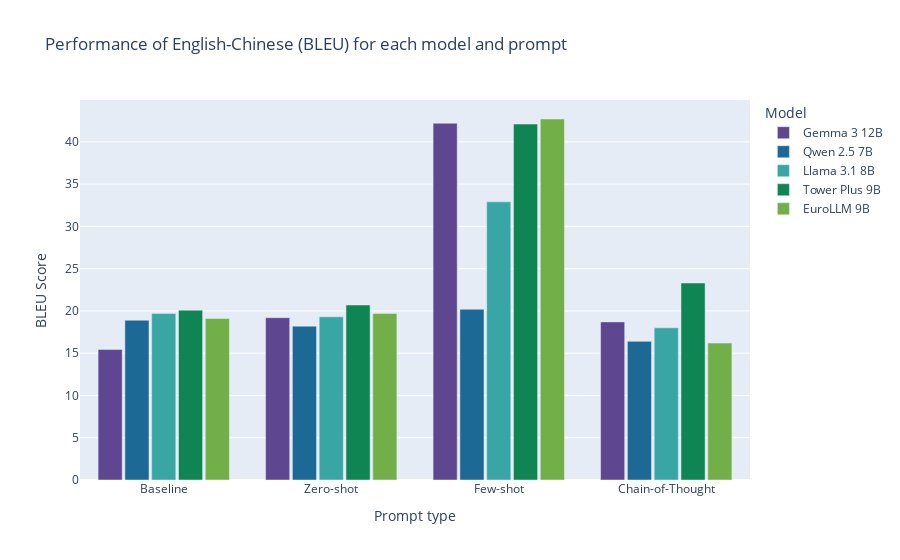
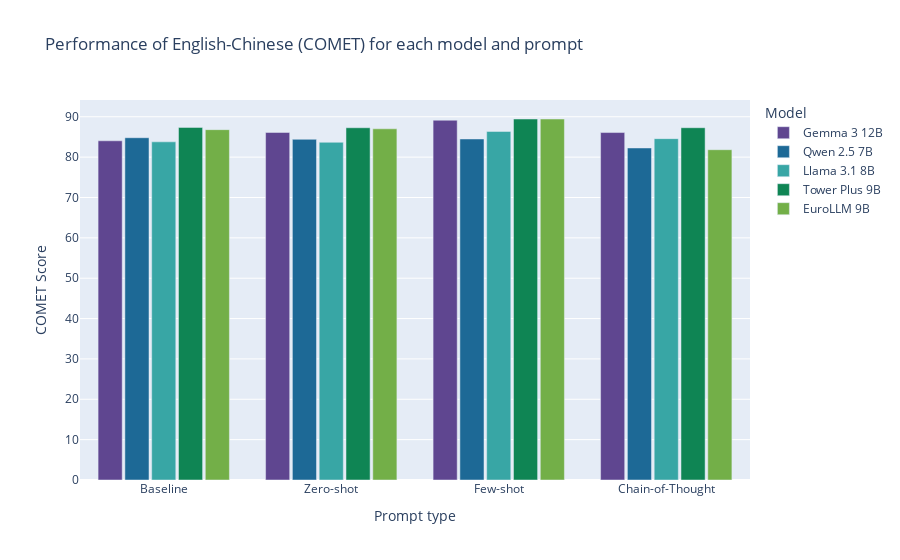
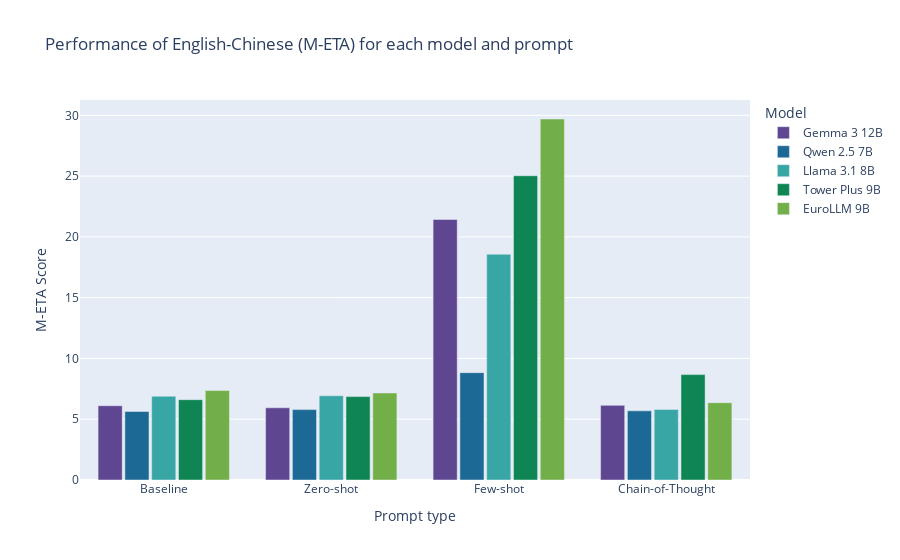
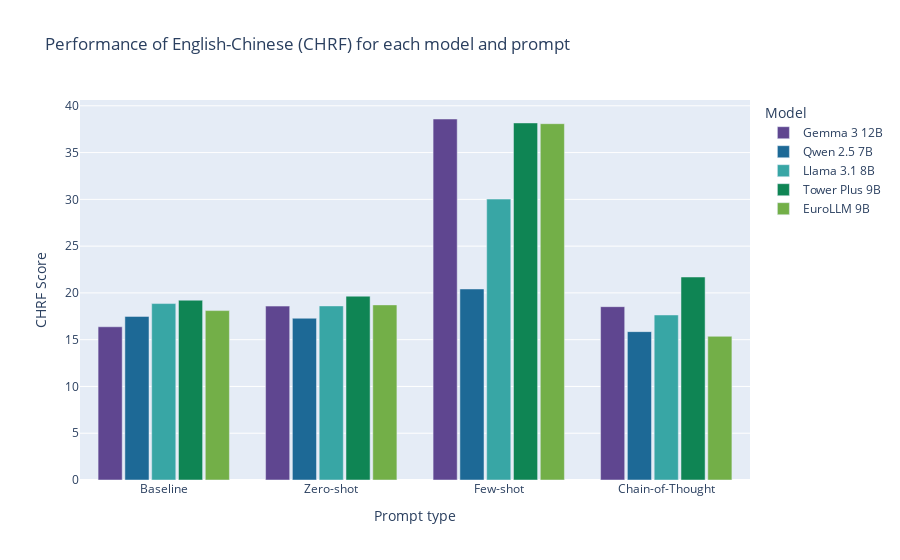

Notebook cell for these charts, in order:
### Code cell
# --- Voorbeelden ---

# 1. Bekijk hoe modellen presteren op Duits met de BLEU score
plot_specific_scenario("Chinese", "BLEU")

# 2. Bekijk Chinees met de COMET score (vaak interessanter voor kwaliteit)
plot_specific_scenario("Chinese", "COMET")

# 3. Bekijk Turks met de m-ETA score
plot_specific_scenario("Chinese", "M-ETA")

# 4. Bekijk Spaans met CHRF
plot_specific_scenario("Chinese", "CHRF")

### Figure 1 — Plotly figure (JSON) as saved in the notebook; plotly's stock layout.template omitted (floating-point values rounded to 4 significant figures)
{"data": [{"alignmentgroup": "True", "customdata": [["Gemma 3 12B"], ["Gemma 3 12B"], ["Gemma 3 12B"], ["Gemma 3 12B"]], "hovertemplate": "Model=%{customdata[0]}<br>Prompt=%{x}<br>Score=%{y}<extra></extra>", "legendgroup": "Gemma 3 12B", "marker": {"color": "rgb(95, 70, 144)", "pattern": {"shape": ""}}, "name": "Gemma 3 12B", "offsetgroup": "Gemma 3 12B", "orientation": "v", "showlegend": true, "textposition": "auto", "type": "bar", "x": ["Baseline", "Zero-shot", "Few-shot", "Chain-of-Thought"], "xaxis": "x", "y": [15.44, 19.2, 42.2, 18.7], "yaxis": "y"}, {"alignmentgroup": "True", "customdata": [["Qwen 2.5 7B"], ["Qwen 2.5 7B"], ["Qwen 2.5 7B"], ["Qwen 2.5 7B"]], "hovertemplate": "Model=%{customdata[0]}<br>Prompt=%{x}<br>Score=%{y}<extra></extra>", "legendgroup": "Qwen 2.5 7B", "marker": {"color": "rgb(29, 105, 150)", "pattern": {"shape": ""}}, "name": "Qwen 2.5 7B", "offsetgroup": "Qwen 2.5 7B", "orientation": "v", "showlegend": true, "textposition": "auto", "type": "bar", "x": ["Baseline", "Zero-shot", "Few-shot", "Chain-of-Thought"], "xaxis": "x", "y": [18.9, 18.2, 20.2, 16.4], "yaxis": "y"}, {"alignmentgroup": "True", "customdata": [["Llama 3.1 8B"], ["Llama 3.1 8B"], ["Llama 3.1 8B"], ["Llama 3.1 8B"]], "hovertemplate": "Model=%{customdata[0]}<br>Prompt=%{x}<br>Score=%{y}<extra></extra>", "legendgroup": "Llama 3.1 8B", "marker": {"color": "rgb(56, 166, 165)", "pattern": {"shape": ""}}, "name": "Llama 3.1 8B", "offsetgroup": "Llama 3.1 8B", "orientation": "v", "showlegend": true, "textposition": "auto", "type": "bar", "x": ["Baseline", "Zero-shot", "Few-shot", "Chain-of-Thought"], "xaxis": "x", "y": [19.7, 19.3, 32.9, 18.0], "yaxis": "y"}, {"alignmentgroup": "True", "customdata": [["Tower Plus 9B"], ["Tower Plus 9B"], ["Tower Plus 9B"], ["Tower Plus 9B"]], "hovertemplate": "Model=%{customdata[0]}<br>Prompt=%{x}<br>Score=%{y}<extra></extra>", "legendgroup": "Tower Plus 9B", "marker": {"color": "rgb(15, 133, 84)", "pattern": {"shape": ""}}, "name": "Tower Plus 9B", "offsetgroup": "Tower Plus 9B", "orientation": "v", "showlegend": true, "textposition": "auto", "type": "bar", "x": ["Baseline", "Zero-shot", "Few-shot", "Chain-of-Thought"], "xaxis": "x", "y": [20.09, 20.7, 42.1, 23.3], "yaxis": "y"}, {"alignmentgroup": "True", "customdata": [["EuroLLM 9B"], ["EuroLLM 9B"], ["EuroLLM 9B"], ["EuroLLM 9B"]], "hovertemplate": "Model=%{customdata[0]}<br>Prompt=%{x}<br>Score=%{y}<extra></extra>", "legendgroup": "EuroLLM 9B", "marker": {"color": "rgb(115, 175, 72)", "pattern": {"shape": ""}}, "name": "EuroLLM 9B", "offsetgroup": "EuroLLM 9B", "orientation": "v", "showlegend": true, "textposition": "auto", "type": "bar", "x": ["Baseline", "Zero-shot", "Few-shot", "Chain-of-Thought"], "xaxis": "x", "y": [19.1, 19.7, 42.7, 16.2], "yaxis": "y"}], "layout": {"bargap": 0.2, "bargroupgap": 0.1, "barmode": "group", "legend": {"title": {"text": "Model"}, "tracegroupgap": 0}, "title": {"text": "Performance of English-Chinese (BLEU) for each model and prompt"}, "xaxis": {"anchor": "y", "categoryarray": ["Baseline", "Zero-shot", "Few-shot", "Chain-of-Thought"], "categoryorder": "array", "domain": [0, 1], "title": {"text": "Prompt type"}}, "yaxis": {"anchor": "x", "domain": [0, 1], "title": {"text": "BLEU Score"}}}}

### Figure 2 — Plotly figure (JSON) as saved in the notebook; plotly's stock layout.template omitted (floating-point values rounded to 4 significant figures)
{"data": [{"alignmentgroup": "True", "customdata": [["Gemma 3 12B"], ["Gemma 3 12B"], ["Gemma 3 12B"], ["Gemma 3 12B"]], "hovertemplate": "Model=%{customdata[0]}<br>Prompt=%{x}<br>Score=%{y}<extra></extra>", "legendgroup": "Gemma 3 12B", "marker": {"color": "rgb(95, 70, 144)", "pattern": {"shape": ""}}, "name": "Gemma 3 12B", "offsetgroup": "Gemma 3 12B", "orientation": "v", "showlegend": true, "textposition": "auto", "type": "bar", "x": ["Baseline", "Zero-shot", "Few-shot", "Chain-of-Thought"], "xaxis": "x", "y": [84.05, 86.12, 89.15, 86.09], "yaxis": "y"}, {"alignmentgroup": "True", "customdata": [["Qwen 2.5 7B"], ["Qwen 2.5 7B"], ["Qwen 2.5 7B"], ["Qwen 2.5 7B"]], "hovertemplate": "Model=%{customdata[0]}<br>Prompt=%{x}<br>Score=%{y}<extra></extra>", "legendgroup": "Qwen 2.5 7B", "marker": {"color": "rgb(29, 105, 150)", "pattern": {"shape": ""}}, "name": "Qwen 2.5 7B", "offsetgroup": "Qwen 2.5 7B", "orientation": "v", "showlegend": true, "textposition": "auto", "type": "bar", "x": ["Baseline", "Zero-shot", "Few-shot", "Chain-of-Thought"], "xaxis": "x", "y": [84.81, 84.42, 84.5, 82.27], "yaxis": "y"}, {"alignmentgroup": "True", "customdata": [["Llama 3.1 8B"], ["Llama 3.1 8B"], ["Llama 3.1 8B"], ["Llama 3.1 8B"]], "hovertemplate": "Model=%{customdata[0]}<br>Prompt=%{x}<br>Score=%{y}<extra></extra>", "legendgroup": "Llama 3.1 8B", "marker": {"color": "rgb(56, 166, 165)", "pattern": {"shape": ""}}, "name": "Llama 3.1 8B", "offsetgroup": "Llama 3.1 8B", "orientation": "v", "showlegend": true, "textposition": "auto", "type": "bar", "x": ["Baseline", "Zero-shot", "Few-shot", "Chain-of-Thought"], "xaxis": "x", "y": [83.79, 83.68, 86.37, 84.58], "yaxis": "y"}, {"alignmentgroup": "True", "customdata": [["Tower Plus 9B"], ["Tower Plus 9B"], ["Tower Plus 9B"], ["Tower Plus 9B"]], "hovertemplate": "Model=%{customdata[0]}<br>Prompt=%{x}<br>Score=%{y}<extra></extra>", "legendgroup": "Tower Plus 9B", "marker": {"color": "rgb(15, 133, 84)", "pattern": {"shape": ""}}, "name": "Tower Plus 9B", "offsetgroup": "Tower Plus 9B", "orientation": "v", "showlegend": true, "textposition": "auto", "type": "bar", "x": ["Baseline", "Zero-shot", "Few-shot", "Chain-of-Thought"], "xaxis": "x", "y": [87.37, 87.28, 89.45, 87.29], "yaxis": "y"}, {"alignmentgroup": "True", "customdata": [["EuroLLM 9B"], ["EuroLLM 9B"], ["EuroLLM 9B"], ["EuroLLM 9B"]], "hovertemplate": "Model=%{customdata[0]}<br>Prompt=%{x}<br>Score=%{y}<extra></extra>", "legendgroup": "EuroLLM 9B", "marker": {"color": "rgb(115, 175, 72)", "pattern": {"shape": ""}}, "name": "EuroLLM 9B", "offsetgroup": "EuroLLM 9B", "orientation": "v", "showlegend": true, "textposition": "auto", "type": "bar", "x": ["Baseline", "Zero-shot", "Few-shot", "Chain-of-Thought"], "xaxis": "x", "y": [86.81, 87.02, 89.45, 81.84], "yaxis": "y"}], "layout": {"bargap": 0.2, "bargroupgap": 0.1, "barmode": "group", "legend": {"title": {"text": "Model"}, "tracegroupgap": 0}, "title": {"text": "Performance of English-Chinese (COMET) for each model and prompt"}, "xaxis": {"anchor": "y", "categoryarray": ["Baseline", "Zero-shot", "Few-shot", "Chain-of-Thought"], "categoryorder": "array", "domain": [0, 1], "title": {"text": "Prompt type"}}, "yaxis": {"anchor": "x", "domain": [0, 1], "title": {"text": "COMET Score"}}}}

### Figure 3 — Plotly figure (JSON) as saved in the notebook; plotly's stock layout.template omitted (floating-point values rounded to 4 significant figures)
{"data": [{"alignmentgroup": "True", "customdata": [["Gemma 3 12B"], ["Gemma 3 12B"], ["Gemma 3 12B"], ["Gemma 3 12B"]], "hovertemplate": "Model=%{customdata[0]}<br>Prompt=%{x}<br>Score=%{y}<extra></extra>", "legendgroup": "Gemma 3 12B", "marker": {"color": "rgb(95, 70, 144)", "pattern": {"shape": ""}}, "name": "Gemma 3 12B", "offsetgroup": "Gemma 3 12B", "orientation": "v", "showlegend": true, "textposition": "auto", "type": "bar", "x": ["Baseline", "Zero-shot", "Few-shot", "Chain-of-Thought"], "xaxis": "x", "y": [6.11, 5.94, 21.43, 6.14], "yaxis": "y"}, {"alignmentgroup": "True", "customdata": [["Qwen 2.5 7B"], ["Qwen 2.5 7B"], ["Qwen 2.5 7B"], ["Qwen 2.5 7B"]], "hovertemplate": "Model=%{customdata[0]}<br>Prompt=%{x}<br>Score=%{y}<extra></extra>", "legendgroup": "Qwen 2.5 7B", "marker": {"color": "rgb(29, 105, 150)", "pattern": {"shape": ""}}, "name": "Qwen 2.5 7B", "offsetgroup": "Qwen 2.5 7B", "orientation": "v", "showlegend": true, "textposition": "auto", "type": "bar", "x": ["Baseline", "Zero-shot", "Few-shot", "Chain-of-Thought"], "xaxis": "x", "y": [5.64, 5.79, 8.83, 5.69], "yaxis": "y"}, {"alignmentgroup": "True", "customdata": [["Llama 3.1 8B"], ["Llama 3.1 8B"], ["Llama 3.1 8B"], ["Llama 3.1 8B"]], "hovertemplate": "Model=%{customdata[0]}<br>Prompt=%{x}<br>Score=%{y}<extra></extra>", "legendgroup": "Llama 3.1 8B", "marker": {"color": "rgb(56, 166, 165)", "pattern": {"shape": ""}}, "name": "Llama 3.1 8B", "offsetgroup": "Llama 3.1 8B", "orientation": "v", "showlegend": true, "textposition": "auto", "type": "bar", "x": ["Baseline", "Zero-shot", "Few-shot", "Chain-of-Thought"], "xaxis": "x", "y": [6.89, 6.93, 18.57, 5.81], "yaxis": "y"}, {"alignmentgroup": "True", "customdata": [["Tower Plus 9B"], ["Tower Plus 9B"], ["Tower Plus 9B"], ["Tower Plus 9B"]], "hovertemplate": "Model=%{customdata[0]}<br>Prompt=%{x}<br>Score=%{y}<extra></extra>", "legendgroup": "Tower Plus 9B", "marker": {"color": "rgb(15, 133, 84)", "pattern": {"shape": ""}}, "name": "Tower Plus 9B", "offsetgroup": "Tower Plus 9B", "orientation": "v", "showlegend": true, "textposition": "auto", "type": "bar", "x": ["Baseline", "Zero-shot", "Few-shot", "Chain-of-Thought"], "xaxis": "x", "y": [6.61, 6.86, 25.03, 8.67], "yaxis": "y"}, {"alignmentgroup": "True", "customdata": [["EuroLLM 9B"], ["EuroLLM 9B"], ["EuroLLM 9B"], ["EuroLLM 9B"]], "hovertemplate": "Model=%{customdata[0]}<br>Prompt=%{x}<br>Score=%{y}<extra></extra>", "legendgroup": "EuroLLM 9B", "marker": {"color": "rgb(115, 175, 72)", "pattern": {"shape": ""}}, "name": "EuroLLM 9B", "offsetgroup": "EuroLLM 9B", "orientation": "v", "showlegend": true, "textposition": "auto", "type": "bar", "x": ["Baseline", "Zero-shot", "Few-shot", "Chain-of-Thought"], "xaxis": "x", "y": [7.36, 7.16, 29.7, 6.36], "yaxis": "y"}], "layout": {"bargap": 0.2, "bargroupgap": 0.1, "barmode": "group", "legend": {"title": {"text": "Model"}, "tracegroupgap": 0}, "title": {"text": "Performance of English-Chinese (M-ETA) for each model and prompt"}, "xaxis": {"anchor": "y", "categoryarray": ["Baseline", "Zero-shot", "Few-shot", "Chain-of-Thought"], "categoryorder": "array", "domain": [0, 1], "title": {"text": "Prompt type"}}, "yaxis": {"anchor": "x", "domain": [0, 1], "title": {"text": "M-ETA Score"}}}}

### Figure 4 — Plotly figure (JSON) as saved in the notebook; plotly's stock layout.template omitted (floating-point values rounded to 4 significant figures)
{"data": [{"alignmentgroup": "True", "customdata": [["Gemma 3 12B"], ["Gemma 3 12B"], ["Gemma 3 12B"], ["Gemma 3 12B"]], "hovertemplate": "Model=%{customdata[0]}<br>Prompt=%{x}<br>Score=%{y}<extra></extra>", "legendgroup": "Gemma 3 12B", "marker": {"color": "rgb(95, 70, 144)", "pattern": {"shape": ""}}, "name": "Gemma 3 12B", "offsetgroup": "Gemma 3 12B", "orientation": "v", "showlegend": true, "textposition": "auto", "type": "bar", "x": ["Baseline", "Zero-shot", "Few-shot", "Chain-of-Thought"], "xaxis": "x", "y": [16.38, 18.59, 38.59, 18.53], "yaxis": "y"}, {"alignmentgroup": "True", "customdata": [["Qwen 2.5 7B"], ["Qwen 2.5 7B"], ["Qwen 2.5 7B"], ["Qwen 2.5 7B"]], "hovertemplate": "Model=%{customdata[0]}<br>Prompt=%{x}<br>Score=%{y}<extra></extra>", "legendgroup": "Qwen 2.5 7B", "marker": {"color": "rgb(29, 105, 150)", "pattern": {"shape": ""}}, "name": "Qwen 2.5 7B", "offsetgroup": "Qwen 2.5 7B", "orientation": "v", "showlegend": true, "textposition": "auto", "type": "bar", "x": ["Baseline", "Zero-shot", "Few-shot", "Chain-of-Thought"], "xaxis": "x", "y": [17.49, 17.29, 20.42, 15.86], "yaxis": "y"}, {"alignmentgroup": "True", "customdata": [["Llama 3.1 8B"], ["Llama 3.1 8B"], ["Llama 3.1 8B"], ["Llama 3.1 8B"]], "hovertemplate": "Model=%{customdata[0]}<br>Prompt=%{x}<br>Score=%{y}<extra></extra>", "legendgroup": "Llama 3.1 8B", "marker": {"color": "rgb(56, 166, 165)", "pattern": {"shape": ""}}, "name": "Llama 3.1 8B", "offsetgroup": "Llama 3.1 8B", "orientation": "v", "showlegend": true, "textposition": "auto", "type": "bar", "x": ["Baseline", "Zero-shot", "Few-shot", "Chain-of-Thought"], "xaxis": "x", "y": [18.86, 18.61, 30.03, 17.64], "yaxis": "y"}, {"alignmentgroup": "True", "customdata": [["Tower Plus 9B"], ["Tower Plus 9B"], ["Tower Plus 9B"], ["Tower Plus 9B"]], "hovertemplate": "Model=%{customdata[0]}<br>Prompt=%{x}<br>Score=%{y}<extra></extra>", "legendgroup": "Tower Plus 9B", "marker": {"color": "rgb(15, 133, 84)", "pattern": {"shape": ""}}, "name": "Tower Plus 9B", "offsetgroup": "Tower Plus 9B", "orientation": "v", "showlegend": true, "textposition": "auto", "type": "bar", "x": ["Baseline", "Zero-shot", "Few-shot", "Chain-of-Thought"], "xaxis": "x", "y": [19.22, 19.65, 38.17, 21.7], "yaxis": "y"}, {"alignmentgroup": "True", "customdata": [["EuroLLM 9B"], ["EuroLLM 9B"], ["EuroLLM 9B"], ["EuroLLM 9B"]], "hovertemplate": "Model=%{customdata[0]}<br>Prompt=%{x}<br>Score=%{y}<extra></extra>", "legendgroup": "EuroLLM 9B", "marker": {"color": "rgb(115, 175, 72)", "pattern": {"shape": ""}}, "name": "EuroLLM 9B", "offsetgroup": "EuroLLM 9B", "orientation": "v", "showlegend": true, "textposition": "auto", "type": "bar", "x": ["Baseline", "Zero-shot", "Few-shot", "Chain-of-Thought"], "xaxis": "x", "y": [18.11, 18.72, 38.09, 15.36], "yaxis": "y"}], "layout": {"bargap": 0.2, "bargroupgap": 0.1, "barmode": "group", "legend": {"title": {"text": "Model"}, "tracegroupgap": 0}, "title": {"text": "Performance of English-Chinese (CHRF) for each model and prompt"}, "xaxis": {"anchor": "y", "categoryarray": ["Baseline", "Zero-shot", "Few-shot", "Chain-of-Thought"], "categoryorder": "array", "domain": [0, 1], "title": {"text": "Prompt type"}}, "yaxis": {"anchor": "x", "domain": [0, 1], "title": {"text": "CHRF Score"}}}}
